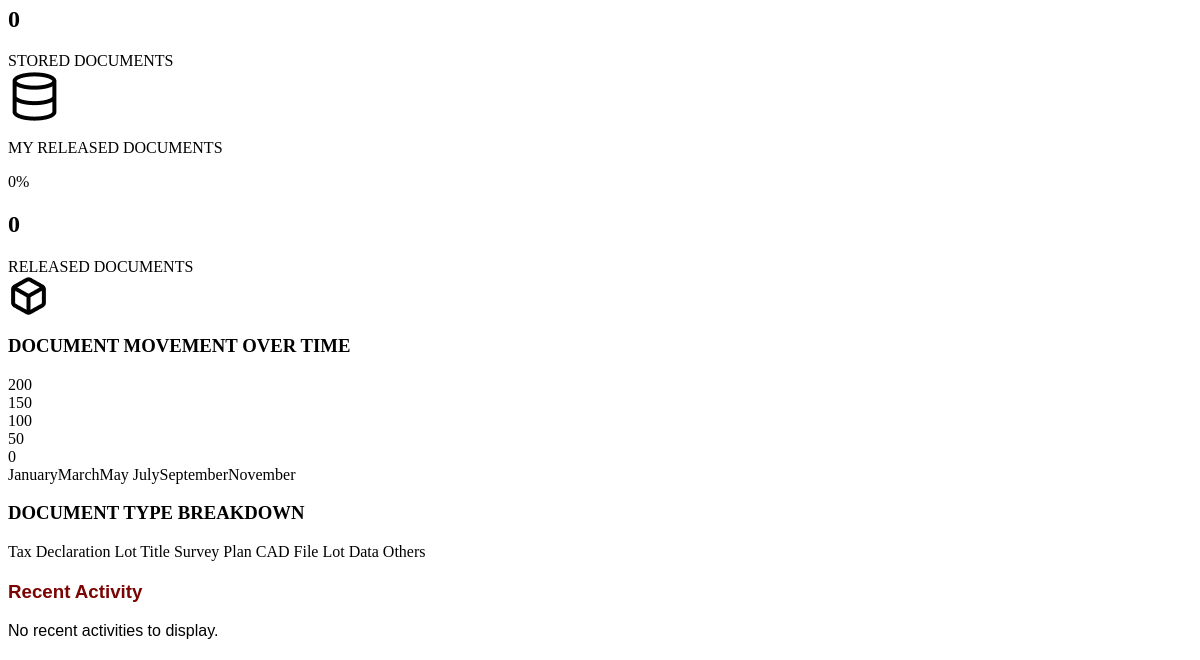
Page /user_dashboard.php (signed in, lower part) on the earlier database version.
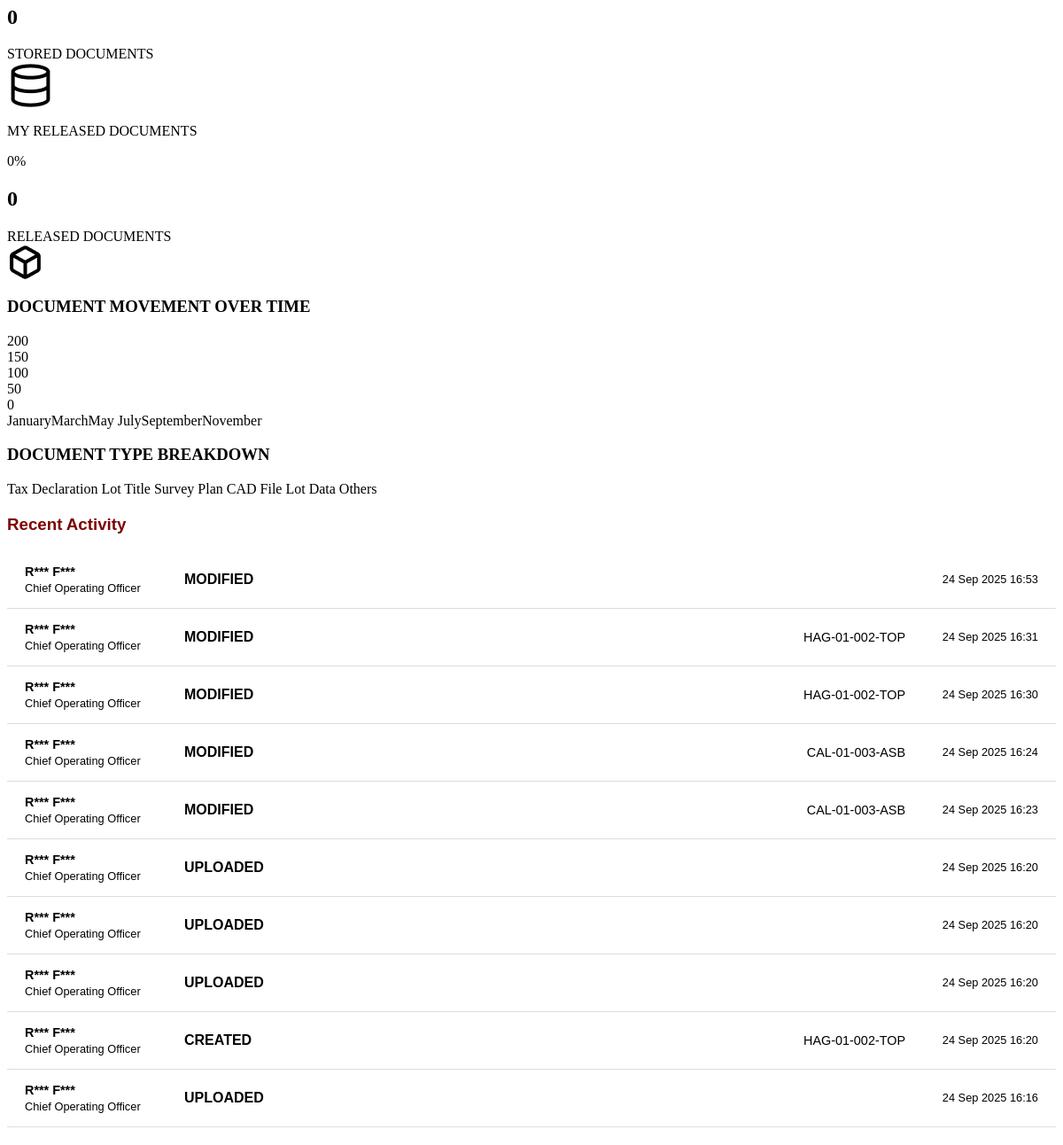
Same page on the later database version.
### tables this page shows
CREATE TABLE `activity_log` (
  `ActivityLogID` varchar(10) NOT NULL,
  `ProjectID` varchar(20) NOT NULL,
  `DocumentID` varchar(10) NOT NULL,
  `Status` enum('CREATED','VIEWED','MODIFIED','DELETED','RETRIEVED','RETURNED','UPLOADED') NOT NULL,
  `EmployeeID` varchar(10) NOT NULL,
  `Time` timestamp NULL DEFAULT current_timestamp()
);

CREATE TABLE `employee` (
  `EmployeeID` varchar(10) NOT NULL,
  `EmpLName` varchar(50) NOT NULL,
  `EmpFName` varchar(50) NOT NULL,
  `Email` varchar(50) NOT NULL,
  `Password` varchar(255) NOT NULL,
  `JobPosition` enum('Chief Operating Officer','Secretary','Compliance Officer','CAD Operator') NOT NULL,
  `AccountType` enum('Admin','User') NOT NULL,
  `AccountStatus` enum('Active','Inactive') NOT NULL,
  `PasswordCode` varchar(6) DEFAULT NULL,
  `CodeExpiry` datetime DEFAULT NULL
);

### user_dashboard.php (the view, shortened to what the changed rows need)
<?php
include 'server/server.php';
$total_projects_query = "SELECT COUNT(*) as total FROM project";
$total_projects_result = $conn->query($total_projects_query);
$total_projects = $total_projects_result->fetch_assoc()['total'];
$total_documents_query = "SELECT COUNT(*) as total FROM document WHERE documentstatus IS NOT NULL";
$total_documents_result = $conn->query($total_documents_query);
$total_documents = $total_documents_result->fetch_assoc()['total'];
$stored_documents_query = "SELECT COUNT(*) as total FROM document WHERE documentstatus='stored'";
$stored_documents_result = $conn->query($stored_documents_query);
$stored_documents = $stored_documents_result->fetch_assoc()['total'];
$released_documents_query = "SELECT COUNT(*) as total FROM document WHERE documentstatus='released'";
$released_documents_result = $conn->query($released_documents_query);
$released_documents = $released_documents_result->fetch_assoc()['total'];
$percentage_stored = $total_documents > 0 ? round(($stored_documents / $total_documents) * 100) : 0;
$percentage_released = $total_documents > 0 ? round(($released_documents / $total_documents) * 100) : 0;
$stats = [
    ["label" => "TOTAL OF PROJECTS", "value" => $total_projects, "icon" => "folder.png", "text" => "PROJECTS"],
    ["label" => "TOTAL OF DOCUMENTS", "value" => $total_documents, "icon" => "File text.png", "text" => "DOCUMENTS"],
    ["label" => "MY STORED DOCUMENTS", "value" => $stored_documents, "percent" => $percentage_stored, "icon" => "Database.png", "text" => "STORED DOCUMENTS"],
    ["label" => "MY RELEASED DOCUMENTS", "value" => $released_documents, "percent" => $percentage_released, "icon" => "Box.png", "text" => "RELEASED DOCUMENTS"]
];
?>
<div class="stats">
    <?php foreach ($stats as $stat): ?>
    <div class="stat-box">
        <div class="stat-top">
            <p><?= $stat["label"] ?></p>
            <?php if (isset($stat["percent"])): ?>
            <span class="percent"><?= $stat["percent"] ?>%</span>
            <?php endif; ?>
        </div>
        <div class="stat-bottom">
            <div class="stat-info">
                <h2><?= $stat["value"] ?></h2>
                <span class="label"><?= $stat["text"] ?></span>
            </div>
            <div class="icon-container">
                <img src="picture/<?= $stat["icon"] ?>" alt="<?= $stat["text"] ?> Icon" />
            </div>
        </div>
    </div>
    <?php endforeach; ?>
</div>
<div class="mid-section">
    <?php
include 'server/server.php';
$userRole = $_SESSION['role'] ?? null;
$userID = $_SESSION['employeeid'] ?? null;
$recent_activities = [];
if ($userRole === 'admin') {
    $sql = "
    SELECT
      al.ActivityLogID,
      al.ProjectID,
      al.DocumentID,
      al.Status,
      al.Time,
      e.EmployeeID,
      e.JobPosition,
      CONCAT(SUBSTRING(e.EmpFName, 1, 1), '*** ', SUBSTRING(e.EmpLName, 1, 1), '***') AS masked_employee_name,
      d.DocumentName
    FROM activity_log al
    JOIN employee e ON al.EmployeeID = e.EmployeeID
    LEFT JOIN document d ON al.DocumentID = d.DocumentID
    ORDER BY al.Time DESC
    LIMIT 10
    ";
} else if ($userRole === 'user' && $userID) {
    $sql = "
    SELECT
      al.ActivityLogID,
      al.ProjectID,
      al.DocumentID,
      al.Status,
      al.Time,
      e.EmployeeID,
      e.JobPosition,
      CONCAT(SUBSTRING(e.EmpFName, 1, 1), '*** ', SUBSTRING(e.EmpLName, 1, 1), '***') AS masked_employee_name,
      d.DocumentName
    FROM activity_log al
    JOIN employee e ON al.EmployeeID = e.EmployeeID
    LEFT JOIN document d ON al.DocumentID = d.DocumentID
    WHERE al.EmployeeID = ?
    ORDER BY al.Time DESC
    LIMIT 10
    ";
} else {
    $recent_activities = [];
}
if (!empty($sql)) {
    if ($userRole === 'user' && $userID) {
        $stmt = $conn->prepare($sql);
        $stmt->bind_param("s", $userID);
        $stmt->execute();
        $result = $stmt->get_result();
    } else {
        $result = $conn->query($sql);
    }
    if ($result && $result->num_rows > 0) {
        while ($row = $result->fetch_assoc()) {
            $display_info = empty($row['DocumentID']) ? $row['ProjectID'] : $row['DocumentName'];
            $recent_activities[] = [
                'activity_log_id' => $row['ActivityLogID'],
                'project_id' => $row['ProjectID'],
                'document_id' => $row['DocumentID'],
                'status' => $row['Status'],
                'time' => $row['Time'],
                'masked_employee_name' => $row['masked_employee_name'],
                'JobPosition' => $row['JobPosition'],
                'display_info' => $display_info
            ];
        }
    }
}
?>
    <div class="recent-list">
        <h3>Recent Activity</h3>
        <?php if (empty($recent_activities)): ?>
        <p>No recent activities to display.</p>
        <?php else: ?>
        <?php foreach ($recent_activities as $activity): ?>
        <div class="recent-item">
            <div class="employee-info">
                <strong><?= htmlspecialchars($activity['masked_employee_name']) ?></strong>
                <span class="employee-role"><?= htmlspecialchars($activity['JobPosition']) ?></span>
            </div>
            <div class="status">
                <?= htmlspecialchars(strtoupper($activity['status'])) ?>
            </div>
            <div class="display-info">
                <?= htmlspecialchars($activity['display_info']) ?>
            </div>
            <div class="datetime">
                <?= date('d M Y H:i', strtotime($activity['time'])) ?>
            </div>
        </div>
        <?php endforeach; ?>
        <?php endif; ?>
    </div>
</div>

Differences in the rows shown:
added activity_log: masked_employee_name "R*** F***", EmployeeID.JobPosition "Chief Operating Officer", Status "MODIFIED", Time "24 Sep 2025 16:53"
added activity_log: masked_employee_name "R*** F***", EmployeeID.JobPosition "Chief Operating Officer", Status "MODIFIED", ProjectID "HAG-01-002-TOP", Time "24 Sep 2025 16:31"
added activity_log: masked_employee_name "R*** F***", EmployeeID.JobPosition "Chief Operating Officer", Status "MODIFIED", ProjectID "HAG-01-002-TOP", Time "24 Sep 2025 16:30"
added activity_log: masked_employee_name "R*** F***", EmployeeID.JobPosition "Chief Operating Officer", Status "MODIFIED", ProjectID "CAL-01-003-ASB", Time "24 Sep 2025 16:24"
added activity_log: masked_employee_name "R*** F***", EmployeeID.JobPosition "Chief Operating Officer", Status "MODIFIED", ProjectID "CAL-01-003-ASB", Time "24 Sep 2025 16:23"
added activity_log: masked_employee_name "R*** F***", EmployeeID.JobPosition "Chief Operating Officer", Status "UPLOADED", Time "24 Sep 2025 16:20"
added activity_log: masked_employee_name "R*** F***", EmployeeID.JobPosition "Chief Operating Officer", Status "UPLOADED", Time "24 Sep 2025 16:20"
added activity_log: masked_employee_name "R*** F***", EmployeeID.JobPosition "Chief Operating Officer", Status "UPLOADED", Time "24 Sep 2025 16:20"
added activity_log: masked_employee_name "R*** F***", EmployeeID.JobPosition "Chief Operating Officer", Status "CREATED", ProjectID "HAG-01-002-TOP", Time "24 Sep 2025 16:20"
added activity_log: masked_employee_name "R*** F***", EmployeeID.JobPosition "Chief Operating Officer", Status "UPLOADED", Time "24 Sep 2025 16:16"
Other differences:
text no longer shown: "No recent activities to display."
